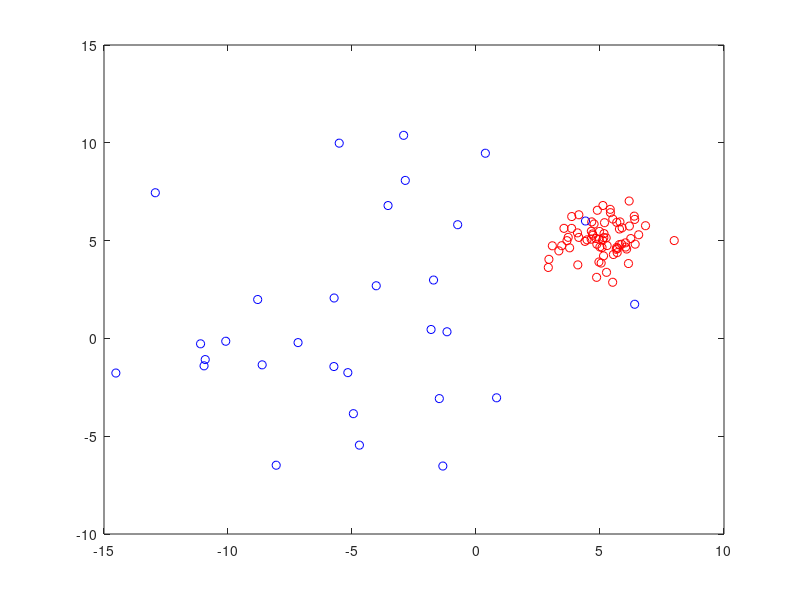

The MATLAB script that drew this image:
% generate data for testing ransac.m

N=100;      % number of samples
w=0.7;      % probability that a sample is within a consistent model M1
D=2;        % dimension of the samples

mu1 = [5;5];    % expectation of model M1
mu2 = [-5;0];    % expectation of model M2
C1 = [1     0.0;
    0.0    1]; % covmat of model M1
C2 = [20    -0.25;
    -0.25   20]; % covmat of model M2

ind1 = randsample(N,round(w*N));    % indices for model M1
ind2 = setdiff(1:N,ind1);           % indices for model M2
N1 = length(ind1);
N2 = length(ind2);

x = zeros(D,N);
x(:,ind1) = mu1*ones(1,N1) + C1^0.5 * randn(D,N1);
x(:,ind2) = mu2*ones(1,N2) + C2^0.5 * randn(D,N2);

plot(x(1,ind1),x(2,ind1),'ro');
hold on;
plot(x(1,ind2),x(2,ind2),'bo');

